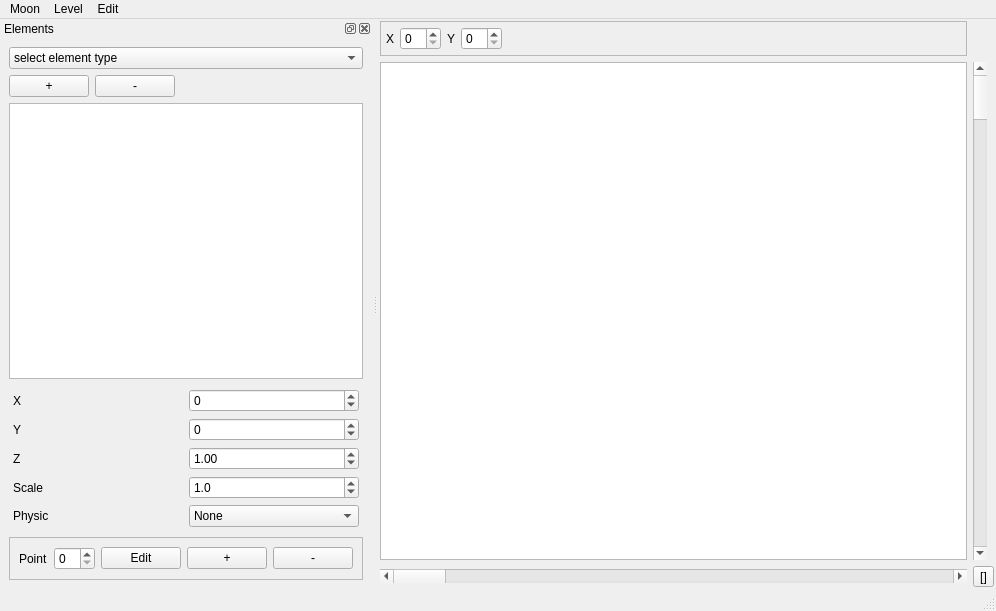
<?xml version="1.0" encoding="UTF-8"?>
<ui version="4.0">
 <class>LevelWindow</class>
 <widget class="QMainWindow" name="LevelWindow">
  <property name="geometry">
   <rect>
    <x>0</x>
    <y>0</y>
    <width>996</width>
    <height>611</height>
   </rect>
  </property>
  <property name="windowTitle">
   <string>MainWindow</string>
  </property>
  <widget class="QWidget" name="centralwidget">
   <layout class="QGridLayout" name="gridLayout_2">
    <property name="margin">
     <number>2</number>
    </property>
    <item row="1" column="0">
     <widget class="MyGraphicsView" name="graphicsView">
      <property name="sizePolicy">
       <sizepolicy hsizetype="Preferred" vsizetype="Preferred">
        <horstretch>0</horstretch>
        <verstretch>0</verstretch>
       </sizepolicy>
      </property>
      <property name="minimumSize">
       <size>
        <width>480</width>
        <height>320</height>
       </size>
      </property>
      <property name="maximumSize">
       <size>
        <width>160000</width>
        <height>160000</height>
       </size>
      </property>
      <property name="verticalScrollBarPolicy">
       <enum>Qt::ScrollBarAlwaysOff</enum>
      </property>
      <property name="horizontalScrollBarPolicy">
       <enum>Qt::ScrollBarAlwaysOff</enum>
      </property>
     </widget>
    </item>
    <item row="1" column="1">
     <widget class="QScrollBar" name="verticalScrollBar">
      <property name="orientation">
       <enum>Qt::Vertical</enum>
      </property>
     </widget>
    </item>
    <item row="2" column="0">
     <widget class="QScrollBar" name="horizontalScrollBar">
      <property name="orientation">
       <enum>Qt::Horizontal</enum>
      </property>
     </widget>
    </item>
    <item row="2" column="1">
     <widget class="QToolButton" name="toolButton_updateRect">
      <property name="text">
       <string>[]</string>
      </property>
     </widget>
    </item>
    <item row="0" column="0">
     <widget class="QFrame" name="frame">
      <property name="sizePolicy">
       <sizepolicy hsizetype="Preferred" vsizetype="Fixed">
        <horstretch>0</horstretch>
        <verstretch>0</verstretch>
       </sizepolicy>
      </property>
      <property name="frameShape">
       <enum>QFrame::StyledPanel</enum>
      </property>
      <property name="frameShadow">
       <enum>QFrame::Raised</enum>
      </property>
      <layout class="QHBoxLayout" name="horizontalLayout_2">
       <property name="margin">
        <number>5</number>
       </property>
       <item>
        <widget class="QLabel" name="label_6">
         <property name="text">
          <string>X</string>
         </property>
        </widget>
       </item>
       <item>
        <widget class="QSpinBox" name="spinBox_frameX"/>
       </item>
       <item>
        <widget class="QLabel" name="label_7">
         <property name="text">
          <string>Y</string>
         </property>
        </widget>
       </item>
       <item>
        <widget class="QSpinBox" name="spinBox_frameY"/>
       </item>
       <item>
        <spacer name="horizontalSpacer_2">
         <property name="orientation">
          <enum>Qt::Horizontal</enum>
         </property>
         <property name="sizeHint" stdset="0">
          <size>
           <width>40</width>
           <height>20</height>
          </size>
         </property>
        </spacer>
       </item>
      </layout>
     </widget>
    </item>
   </layout>
  </widget>
  <widget class="QMenuBar" name="menubar">
   <property name="geometry">
    <rect>
     <x>0</x>
     <y>0</y>
     <width>996</width>
     <height>22</height>
    </rect>
   </property>
   <widget class="QMenu" name="menuLevel">
    <property name="title">
     <string>Level</string>
    </property>
    <addaction name="actionNew"/>
    <addaction name="actionOpen"/>
    <addaction name="actionSave"/>
    <addaction name="actionSave_as"/>
   </widget>
   <widget class="QMenu" name="menuEdit">
    <property name="title">
     <string>Edit</string>
    </property>
   </widget>
   <widget class="QMenu" name="menuMoon">
    <property name="title">
     <string>Moon</string>
    </property>
    <addaction name="actionAnimation"/>
    <addaction name="actionLevel"/>
   </widget>
   <addaction name="menuMoon"/>
   <addaction name="menuLevel"/>
   <addaction name="menuEdit"/>
  </widget>
  <widget class="QStatusBar" name="statusbar"/>
  <widget class="QDockWidget" name="dockWidget">
   <property name="windowTitle">
    <string>Elements</string>
   </property>
   <attribute name="dockWidgetArea">
    <number>1</number>
   </attribute>
   <widget class="QWidget" name="dockWidgetContents">
    <layout class="QVBoxLayout" name="verticalLayout_2">
     <item>
      <widget class="QComboBox" name="comboBox_elementType">
       <item>
        <property name="text">
         <string>select element type</string>
        </property>
       </item>
       <item>
        <property name="text">
         <string>Image</string>
        </property>
       </item>
       <item>
        <property name="text">
         <string>Polygon</string>
        </property>
       </item>
      </widget>
     </item>
     <item>
      <widget class="QWidget" name="widget" native="true">
       <layout class="QHBoxLayout" name="horizontalLayout">
        <property name="margin">
         <number>0</number>
        </property>
        <item>
         <widget class="QPushButton" name="pushButton_addElement">
          <property name="text">
           <string>+</string>
          </property>
         </widget>
        </item>
        <item>
         <widget class="QPushButton" name="pushButton_delElement">
          <property name="text">
           <string>-</string>
          </property>
         </widget>
        </item>
        <item>
         <spacer name="horizontalSpacer">
          <property name="orientation">
           <enum>Qt::Horizontal</enum>
          </property>
          <property name="sizeHint" stdset="0">
           <size>
            <width>40</width>
            <height>20</height>
           </size>
          </property>
         </spacer>
        </item>
       </layout>
      </widget>
     </item>
     <item>
      <widget class="QListWidget" name="listWidget_elements"/>
     </item>
     <item>
      <widget class="QWidget" name="widget_2" native="true">
       <layout class="QGridLayout" name="gridLayout">
        <property name="margin">
         <number>4</number>
        </property>
        <item row="0" column="0">
         <widget class="QLabel" name="label">
          <property name="text">
           <string>X</string>
          </property>
         </widget>
        </item>
        <item row="1" column="0">
         <widget class="QLabel" name="label_2">
          <property name="text">
           <string>Y</string>
          </property>
         </widget>
        </item>
        <item row="1" column="1">
         <widget class="QSpinBox" name="spinBox_y">
          <property name="minimum">
           <number>-1000</number>
          </property>
          <property name="maximum">
           <number>2000</number>
          </property>
         </widget>
        </item>
        <item row="2" column="1">
         <widget class="QDoubleSpinBox" name="doubleSpinBox_z">
          <property name="maximum">
           <double>10.000000000000000</double>
          </property>
          <property name="singleStep">
           <double>0.100000000000000</double>
          </property>
          <property name="value">
           <double>1.000000000000000</double>
          </property>
         </widget>
        </item>
        <item row="2" column="0">
         <widget class="QLabel" name="label_3">
          <property name="text">
           <string>Z</string>
          </property>
         </widget>
        </item>
        <item row="3" column="0">
         <widget class="QLabel" name="label_4">
          <property name="text">
           <string>Scale</string>
          </property>
         </widget>
        </item>
        <item row="3" column="1">
         <widget class="QDoubleSpinBox" name="doubleSpinBox_scale">
          <property name="decimals">
           <number>1</number>
          </property>
          <property name="minimum">
           <double>0.100000000000000</double>
          </property>
          <property name="singleStep">
           <double>0.100000000000000</double>
          </property>
          <property name="value">
           <double>1.000000000000000</double>
          </property>
         </widget>
        </item>
        <item row="0" column="1">
         <widget class="QSpinBox" name="spinBox_x">
          <property name="minimum">
           <number>-1000</number>
          </property>
          <property name="maximum">
           <number>2000</number>
          </property>
         </widget>
        </item>
        <item row="4" column="0">
         <widget class="QLabel" name="label_5">
          <property name="text">
           <string>Physic</string>
          </property>
         </widget>
        </item>
        <item row="4" column="1">
         <widget class="QComboBox" name="comboBox_physElement">
          <item>
           <property name="text">
            <string>None</string>
           </property>
          </item>
          <item>
           <property name="text">
            <string>Static</string>
           </property>
          </item>
          <item>
           <property name="text">
            <string>Dynamic</string>
           </property>
          </item>
         </widget>
        </item>
       </layout>
      </widget>
     </item>
     <item>
      <widget class="QFrame" name="frame_polygon">
       <property name="frameShape">
        <enum>QFrame::StyledPanel</enum>
       </property>
       <property name="frameShadow">
        <enum>QFrame::Raised</enum>
       </property>
       <layout class="QGridLayout" name="gridLayout_3">
        <item row="0" column="0">
         <widget class="QLabel" name="label_8">
          <property name="text">
           <string>Point</string>
          </property>
         </widget>
        </item>
        <item row="0" column="1">
         <widget class="QSpinBox" name="spinBox_polygonPoint"/>
        </item>
        <item row="0" column="2">
         <widget class="QPushButton" name="pushButton_polygonEdit">
          <property name="sizePolicy">
           <sizepolicy hsizetype="Fixed" vsizetype="Fixed">
            <horstretch>0</horstretch>
            <verstretch>0</verstretch>
           </sizepolicy>
          </property>
          <property name="text">
           <string>Edit</string>
          </property>
          <property name="checkable">
           <bool>true</bool>
          </property>
         </widget>
        </item>
        <item row="0" column="3">
         <widget class="QPushButton" name="pushButton_polygonAdd">
          <property name="sizePolicy">
           <sizepolicy hsizetype="Fixed" vsizetype="Fixed">
            <horstretch>0</horstretch>
            <verstretch>0</verstretch>
           </sizepolicy>
          </property>
          <property name="text">
           <string>+</string>
          </property>
         </widget>
        </item>
        <item row="0" column="4">
         <widget class="QPushButton" name="pushButton_polygonDel">
          <property name="sizePolicy">
           <sizepolicy hsizetype="Fixed" vsizetype="Fixed">
            <horstretch>0</horstretch>
            <verstretch>0</verstretch>
           </sizepolicy>
          </property>
          <property name="text">
           <string>-</string>
          </property>
         </widget>
        </item>
       </layout>
      </widget>
     </item>
    </layout>
   </widget>
  </widget>
  <action name="actionNew">
   <property name="text">
    <string>New</string>
   </property>
   <property name="shortcut">
    <string>Ctrl+N</string>
   </property>
  </action>
  <action name="actionOpen">
   <property name="text">
    <string>Open</string>
   </property>
   <property name="shortcut">
    <string>Ctrl+O</string>
   </property>
  </action>
  <action name="actionSave">
   <property name="text">
    <string>Save</string>
   </property>
   <property name="shortcut">
    <string>Ctrl+S</string>
   </property>
  </action>
  <action name="actionSave_as">
   <property name="text">
    <string>Save as</string>
   </property>
   <property name="shortcut">
    <string>Ctrl+Shift+S</string>
   </property>
  </action>
  <action name="actionAnimation">
   <property name="text">
    <string>Animation</string>
   </property>
   <property name="shortcut">
    <string>Meta+Ctrl+A</string>
   </property>
  </action>
  <action name="actionLevel">
   <property name="text">
    <string>Level</string>
   </property>
   <property name="shortcut">
    <string>Meta+Ctrl+L</string>
   </property>
  </action>
 </widget>
 <customwidgets>
  <customwidget>
   <class>MyGraphicsView</class>
   <extends>QGraphicsView</extends>
   <header location="global">mygraphicsview.h</header>
  </customwidget>
 </customwidgets>
 <resources/>
 <connections>
  <connection>
   <sender>comboBox_elementType</sender>
   <signal>activated(int)</signal>
   <receiver>LevelWindow</receiver>
   <slot>setElementType(int)</slot>
   <hints>
    <hint type="sourcelabel">
     <x>113</x>
     <y>70</y>
    </hint>
    <hint type="destinationlabel">
     <x>497</x>
     <y>305</y>
    </hint>
   </hints>
  </connection>
  <connection>
   <sender>pushButton_addElement</sender>
   <signal>clicked()</signal>
   <receiver>LevelWindow</receiver>
   <slot>addElement()</slot>
   <hints>
    <hint type="sourcelabel">
     <x>38</x>
     <y>105</y>
    </hint>
    <hint type="destinationlabel">
     <x>497</x>
     <y>305</y>
    </hint>
   </hints>
  </connection>
  <connection>
   <sender>pushButton_delElement</sender>
   <signal>clicked()</signal>
   <receiver>LevelWindow</receiver>
   <slot>delElement()</slot>
   <hints>
    <hint type="sourcelabel">
     <x>91</x>
     <y>105</y>
    </hint>
    <hint type="destinationlabel">
     <x>497</x>
     <y>305</y>
    </hint>
   </hints>
  </connection>
  <connection>
   <sender>listWidget_elements</sender>
   <signal>itemSelectionChanged()</signal>
   <receiver>LevelWindow</receiver>
   <slot>selectElement()</slot>
   <hints>
    <hint type="sourcelabel">
     <x>113</x>
     <y>257</y>
    </hint>
    <hint type="destinationlabel">
     <x>497</x>
     <y>305</y>
    </hint>
   </hints>
  </connection>
  <connection>
   <sender>spinBox_x</sender>
   <signal>valueChanged(int)</signal>
   <receiver>LevelWindow</receiver>
   <slot>setX(int)</slot>
   <hints>
    <hint type="sourcelabel">
     <x>150</x>
     <y>418</y>
    </hint>
    <hint type="destinationlabel">
     <x>497</x>
     <y>305</y>
    </hint>
   </hints>
  </connection>
  <connection>
   <sender>spinBox_y</sender>
   <signal>valueChanged(int)</signal>
   <receiver>LevelWindow</receiver>
   <slot>setY(int)</slot>
   <hints>
    <hint type="sourcelabel">
     <x>150</x>
     <y>453</y>
    </hint>
    <hint type="destinationlabel">
     <x>497</x>
     <y>305</y>
    </hint>
   </hints>
  </connection>
  <connection>
   <sender>doubleSpinBox_z</sender>
   <signal>valueChanged(double)</signal>
   <receiver>LevelWindow</receiver>
   <slot>setZ(double)</slot>
   <hints>
    <hint type="sourcelabel">
     <x>150</x>
     <y>488</y>
    </hint>
    <hint type="destinationlabel">
     <x>497</x>
     <y>305</y>
    </hint>
   </hints>
  </connection>
  <connection>
   <sender>doubleSpinBox_scale</sender>
   <signal>valueChanged(double)</signal>
   <receiver>LevelWindow</receiver>
   <slot>setScale(double)</slot>
   <hints>
    <hint type="sourcelabel">
     <x>150</x>
     <y>523</y>
    </hint>
    <hint type="destinationlabel">
     <x>497</x>
     <y>305</y>
    </hint>
   </hints>
  </connection>
  <connection>
   <sender>comboBox_physElement</sender>
   <signal>activated(int)</signal>
   <receiver>LevelWindow</receiver>
   <slot>setPhysics(int)</slot>
   <hints>
    <hint type="sourcelabel">
     <x>150</x>
     <y>556</y>
    </hint>
    <hint type="destinationlabel">
     <x>497</x>
     <y>305</y>
    </hint>
   </hints>
  </connection>
  <connection>
   <sender>actionNew</sender>
   <signal>activated()</signal>
   <receiver>LevelWindow</receiver>
   <slot>newLevel()</slot>
   <hints>
    <hint type="sourcelabel">
     <x>-1</x>
     <y>-1</y>
    </hint>
    <hint type="destinationlabel">
     <x>497</x>
     <y>305</y>
    </hint>
   </hints>
  </connection>
  <connection>
   <sender>actionOpen</sender>
   <signal>activated()</signal>
   <receiver>LevelWindow</receiver>
   <slot>openLevel()</slot>
   <hints>
    <hint type="sourcelabel">
     <x>-1</x>
     <y>-1</y>
    </hint>
    <hint type="destinationlabel">
     <x>497</x>
     <y>305</y>
    </hint>
   </hints>
  </connection>
  <connection>
   <sender>actionSave</sender>
   <signal>activated()</signal>
   <receiver>LevelWindow</receiver>
   <slot>saveLevel()</slot>
   <hints>
    <hint type="sourcelabel">
     <x>-1</x>
     <y>-1</y>
    </hint>
    <hint type="destinationlabel">
     <x>497</x>
     <y>305</y>
    </hint>
   </hints>
  </connection>
  <connection>
   <sender>actionSave_as</sender>
   <signal>activated()</signal>
   <receiver>LevelWindow</receiver>
   <slot>saveLevelAs()</slot>
   <hints>
    <hint type="sourcelabel">
     <x>-1</x>
     <y>-1</y>
    </hint>
    <hint type="destinationlabel">
     <x>497</x>
     <y>305</y>
    </hint>
   </hints>
  </connection>
  <connection>
   <sender>verticalScrollBar</sender>
   <signal>sliderMoved(int)</signal>
   <receiver>LevelWindow</receiver>
   <slot>scrollWindowY(int)</slot>
   <hints>
    <hint type="sourcelabel">
     <x>977</x>
     <y>288</y>
    </hint>
    <hint type="destinationlabel">
     <x>497</x>
     <y>305</y>
    </hint>
   </hints>
  </connection>
  <connection>
   <sender>horizontalScrollBar</sender>
   <signal>sliderMoved(int)</signal>
   <receiver>LevelWindow</receiver>
   <slot>scrollWindowX(int)</slot>
   <hints>
    <hint type="sourcelabel">
     <x>620</x>
     <y>576</y>
    </hint>
    <hint type="destinationlabel">
     <x>497</x>
     <y>305</y>
    </hint>
   </hints>
  </connection>
  <connection>
   <sender>verticalScrollBar</sender>
   <signal>sliderMoved(int)</signal>
   <receiver>spinBox_frameY</receiver>
   <slot>setValue(int)</slot>
   <hints>
    <hint type="sourcelabel">
     <x>977</x>
     <y>392</y>
    </hint>
    <hint type="destinationlabel">
     <x>418</x>
     <y>42</y>
    </hint>
   </hints>
  </connection>
  <connection>
   <sender>horizontalScrollBar</sender>
   <signal>sliderMoved(int)</signal>
   <receiver>spinBox_frameX</receiver>
   <slot>setValue(int)</slot>
   <hints>
    <hint type="sourcelabel">
     <x>618</x>
     <y>576</y>
    </hint>
    <hint type="destinationlabel">
     <x>334</x>
     <y>42</y>
    </hint>
   </hints>
  </connection>
  <connection>
   <sender>spinBox_frameX</sender>
   <signal>valueChanged(int)</signal>
   <receiver>LevelWindow</receiver>
   <slot>scrollWindowX(int)</slot>
   <hints>
    <hint type="sourcelabel">
     <x>334</x>
     <y>42</y>
    </hint>
    <hint type="destinationlabel">
     <x>497</x>
     <y>305</y>
    </hint>
   </hints>
  </connection>
  <connection>
   <sender>spinBox_frameY</sender>
   <signal>valueChanged(int)</signal>
   <receiver>LevelWindow</receiver>
   <slot>scrollWindowY(int)</slot>
   <hints>
    <hint type="sourcelabel">
     <x>418</x>
     <y>42</y>
    </hint>
    <hint type="destinationlabel">
     <x>497</x>
     <y>305</y>
    </hint>
   </hints>
  </connection>
  <connection>
   <sender>toolButton_updateRect</sender>
   <signal>clicked()</signal>
   <receiver>LevelWindow</receiver>
   <slot>updateFrame()</slot>
   <hints>
    <hint type="sourcelabel">
     <x>981</x>
     <y>576</y>
    </hint>
    <hint type="destinationlabel">
     <x>497</x>
     <y>305</y>
    </hint>
   </hints>
  </connection>
  <connection>
   <sender>spinBox_polygonPoint</sender>
   <signal>valueChanged(int)</signal>
   <receiver>LevelWindow</receiver>
   <slot>setPolygonPoint(int)</slot>
   <hints>
    <hint type="sourcelabel">
     <x>147</x>
     <y>552</y>
    </hint>
    <hint type="destinationlabel">
     <x>497</x>
     <y>305</y>
    </hint>
   </hints>
  </connection>
  <connection>
   <sender>pushButton_polygonEdit</sender>
   <signal>clicked(bool)</signal>
   <receiver>LevelWindow</receiver>
   <slot>editPolygon(bool)</slot>
   <hints>
    <hint type="sourcelabel">
     <x>226</x>
     <y>553</y>
    </hint>
    <hint type="destinationlabel">
     <x>497</x>
     <y>305</y>
    </hint>
   </hints>
  </connection>
  <connection>
   <sender>pushButton_polygonAdd</sender>
   <signal>clicked()</signal>
   <receiver>LevelWindow</receiver>
   <slot>addPolygonPoint()</slot>
   <hints>
    <hint type="sourcelabel">
     <x>288</x>
     <y>553</y>
    </hint>
    <hint type="destinationlabel">
     <x>497</x>
     <y>305</y>
    </hint>
   </hints>
  </connection>
  <connection>
   <sender>pushButton_polygonDel</sender>
   <signal>clicked()</signal>
   <receiver>LevelWindow</receiver>
   <slot>delPolygonPoint()</slot>
   <hints>
    <hint type="sourcelabel">
     <x>341</x>
     <y>553</y>
    </hint>
    <hint type="destinationlabel">
     <x>497</x>
     <y>305</y>
    </hint>
   </hints>
  </connection>
 </connections>
 <slots>
  <slot>setElementType(int)</slot>
  <slot>addElement()</slot>
  <slot>delElement()</slot>
  <slot>selectElement()</slot>
  <slot>setX(int)</slot>
  <slot>setY(int)</slot>
  <slot>setZ(double)</slot>
  <slot>setScale(double)</slot>
  <slot>setPhysics(int)</slot>
  <slot>newLevel()</slot>
  <slot>openLevel()</slot>
  <slot>saveLevel()</slot>
  <slot>saveLevelAs()</slot>
  <slot>scrollWindowX(int)</slot>
  <slot>scrollWindowY(int)</slot>
  <slot>updateFrame()</slot>
  <slot>setPolygonPoint(int)</slot>
  <slot>editPolygon(bool)</slot>
  <slot>addPolygonPoint()</slot>
  <slot>delPolygonPoint()</slot>
 </slots>
</ui>
